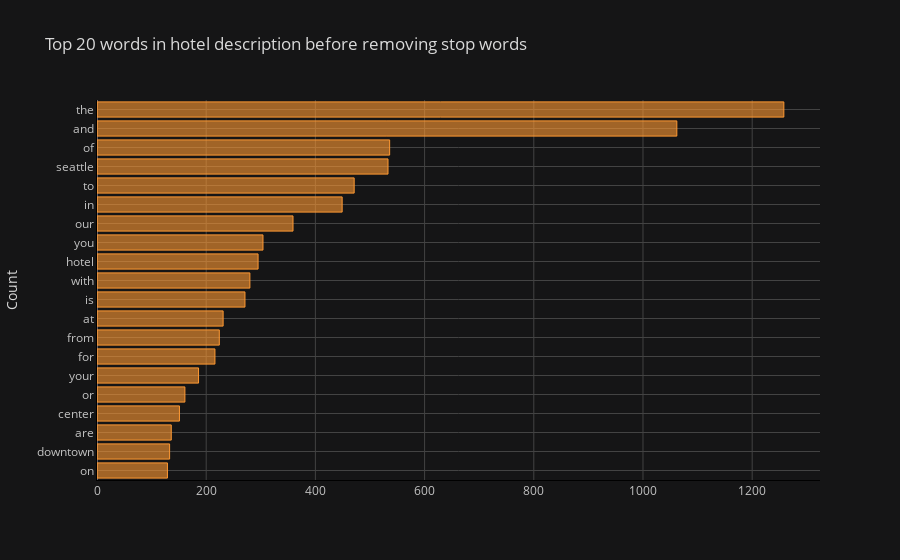

Notebook source saved alongside this figure:
### Markdown cell above
<h3> Vocabulary Frequency Distribution before text processing </h3>

### Code cell
def get_top_n_words(corpus, n=None):
    vec = CountVectorizer().fit(corpus)
    bag_of_words = vec.transform(corpus)
    sum_words = bag_of_words.sum(axis=0) 
    words_freq = [(word, sum_words[0, idx]) for word, idx in vec.vocabulary_.items()]
    words_freq =sorted(words_freq, key = lambda x: x[1], reverse=True)
    return words_freq[:n]
common_words = get_top_n_words(df['desc'], 20)
df1 = pd.DataFrame(common_words, columns = ['desc' , 'count'])
df1.groupby('desc').sum()['count'].sort_values().iplot(kind='barh', yTitle='Count', linecolor='black', title='Top 20 words in hotel description before removing stop words')

### Figure 1 — Plotly figure (JSON) as saved in the notebook; plotly's stock layout.template omitted (floating-point values rounded to 4 significant figures)
{"data": [{"marker": {"color": "rgba(255, 153, 51, 0.6)", "line": {"color": "rgba(255, 153, 51, 1.0)", "width": 1}}, "name": "count", "orientation": "h", "text": "", "type": "bar", "x": [129, 133, 136, 151, 161, 186, 216, 224, 231, 271, 280, 295, 304, 359, 449, 471, 533, 536, 1062, 1258], "y": ["on", "downtown", "are", "center", "or", "your", "for", "from", "at", "is", "with", "hotel", "you", "our", "in", "to", "seattle", "of", "and", "the"]}], "layout": {"legend": {"bgcolor": "#151516", "font": {"color": "#D9D9D9"}}, "paper_bgcolor": "#151516", "plot_bgcolor": "#151516", "title": {"font": {"color": "#D9D9D9"}, "text": "Top 20 words in hotel description before removing stop words"}, "xaxis": {"gridcolor": "#434343", "linecolor": "black", "showgrid": true, "tickfont": {"color": "#C2C2C2"}, "title": {"font": {"color": "#D9D9D9"}, "text": ""}, "zerolinecolor": "#666570"}, "yaxis": {"gridcolor": "#434343", "linecolor": "black", "showgrid": true, "tickfont": {"color": "#C2C2C2"}, "title": {"font": {"color": "#D9D9D9"}, "text": "Count"}, "zerolinecolor": "#666570"}}}
